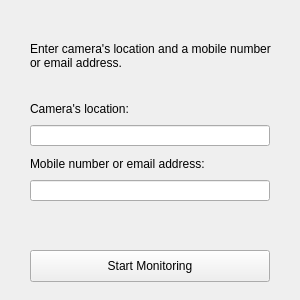
<?xml version="1.0" encoding="UTF-8"?>
<ui version="4.0">
 <class>MainWindow</class>
 <widget class="QMainWindow" name="MainWindow">
  <property name="geometry">
   <rect>
    <x>0</x>
    <y>0</y>
    <width>300</width>
    <height>300</height>
   </rect>
  </property>
  <property name="minimumSize">
   <size>
    <width>300</width>
    <height>300</height>
   </size>
  </property>
  <property name="maximumSize">
   <size>
    <width>300</width>
    <height>300</height>
   </size>
  </property>
  <property name="windowTitle">
   <string>Nagar Rakshak</string>
  </property>
  <widget class="QWidget" name="centralwidget">
   <widget class="QLabel" name="label_2">
    <property name="geometry">
     <rect>
      <x>30</x>
      <y>20</y>
      <width>241</width>
      <height>71</height>
     </rect>
    </property>
    <property name="text">
     <string>Enter camera's location and a mobile number or email address.</string>
    </property>
    <property name="wordWrap">
     <bool>true</bool>
    </property>
   </widget>
   <widget class="QLineEdit" name="location_input">
    <property name="geometry">
     <rect>
      <x>30</x>
      <y>125</y>
      <width>240</width>
      <height>21</height>
     </rect>
    </property>
   </widget>
   <widget class="QPushButton" name="pushButton">
    <property name="geometry">
     <rect>
      <x>30</x>
      <y>250</y>
      <width>240</width>
      <height>32</height>
     </rect>
    </property>
    <property name="text">
     <string>Start Monitoring</string>
    </property>
   </widget>
   <widget class="QLabel" name="label_3">
    <property name="geometry">
     <rect>
      <x>30</x>
      <y>156</y>
      <width>211</width>
      <height>16</height>
     </rect>
    </property>
    <property name="text">
     <string>Mobile number or email address:</string>
    </property>
   </widget>
   <widget class="QLabel" name="label">
    <property name="geometry">
     <rect>
      <x>30</x>
      <y>101</y>
      <width>121</width>
      <height>16</height>
     </rect>
    </property>
    <property name="text">
     <string>Camera's location:</string>
    </property>
   </widget>
   <widget class="QLineEdit" name="sendTo_input">
    <property name="geometry">
     <rect>
      <x>30</x>
      <y>180</y>
      <width>240</width>
      <height>21</height>
     </rect>
    </property>
   </widget>
  </widget>
 </widget>
 <resources/>
 <connections/>
</ui>
